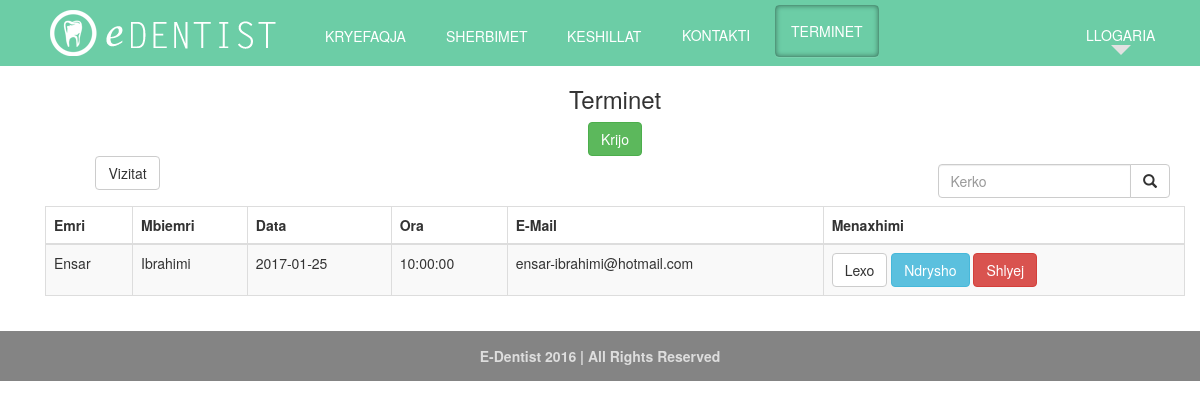
Screenshot of /index.php?faqe=terminet (signed in) with the database file from the repository.
### tables this page shows
CREATE TABLE `user` (
  `user_id` int(11) NOT NULL,
  `username` varchar(100) NOT NULL,
  `password` varchar(100) NOT NULL,
  `name` varchar(100) NOT NULL,
  `surname` varchar(100) NOT NULL,
  `email` varchar(100) NOT NULL,
  `admin` tinyint(1) NOT NULL
);

CREATE TABLE `termini` (
  `id_termini` int(11) NOT NULL,
  `date` date NOT NULL,
  `time` time NOT NULL,
  `id_users` int(11) NOT NULL
);

### terminet.php (the view, shortened to what this page needs)
<?php
if(!isset($_SESSION['logged_in']))
 {
     $message = "Nuk jeni i lloguar.";
     echo "<script type='text/javascript'>alert('$message');</script>" ;
      header("refresh:0 url=index.php");
 }
 else{
 $date = date("Y-m-d");
?>
<div class="container">
            <div class="row">
                <h3 >Terminet</h3>
                <a href="?faqe=create" class="btn btn-success ">Krijo</a>
            </div>
     <div class="row">
          <div class="col-sm-2">
              <a class="btn btn-default" href="?faqe=historiku" >Vizitat</a>
                            </div>
                   <div class="col-sm-3 col-md-3 pull-right ">
                       <form class="navbar-form" role="search" action="CRUD/search.php" method="POST">
        <div class="input-group">
            <input type="text" class="form-control" placeholder="Kerko" name="srch-term" id="srch-term">
            <div class="input-group-btn">
                <button class="btn btn-default" type="submit"><i class="glyphicon glyphicon-search"></i></button>
            </div>
        </div>
        </form>
        </div>
            </div>
                <table class="table table-striped table-bordered">
                  <thead>
                    <tr>
                      <th>Emri</th>
                      <th>Mbiemri</th>
                      <th>Data</th>
                      <th>Ora</th>
                      <th>E-Mail</th>
                      <th>Menaxhimi</th>
                    </tr>
                  </thead>
                  <tbody>
                  <?php
 $selektimi = "SELECT u.user_id, u.name, u.surname, t.date, t.time, u.email, t.id_termini, u.username FROM user AS u INNER JOIN termini AS t ON u.user_id=t.id_users WHERE t.date >='".$date."' AND u.username LIKE '".$_SESSION['username']."'  ORDER BY `t`.`date` ASC, t.time ASC";
		$result = mysql_query($selektimi) or die ('invalid query:'. mysql_error());
                       while($row = mysql_fetch_array($result))
		{
			list($user_id, $name, $surname,  $date, $time, $email, $termini_id )=$row;
			echo '  <tr>';
			echo '<td>'.$name.'</td>';
			echo '<td>'.$surname.'</td>';
			echo '<td>'.$date.'</td>';
			echo '<td>'.$time.'</td>';
			echo '<td>'.$email.'</td>';
                        echo '<td><a class="btn btn-default" href="CRUD/read.php?id='.$termini_id.'" >Lexo</a>';
                        echo '<a class="btn btn-info   " href="CRUD/update.php?id='.$termini_id.'" >Ndrysho</a>';
                        echo '<a class="btn btn-danger" href="CRUD/delete.php?id='.$termini_id.'" >Shlyej</a></td>';
			echo '  </tr>';
		}
                  ?>
                  </tbody>
            </table>
        </div>
    </div>
 <?php
 }

### css/mystyle.css (style rules this page uses)
body { color: #666666; margin : 0px; font-family:"Letter Gothic Bold", Letter Gothic, sans-serif; background-color: #CCCCCC; }

### rows the page displays
user: name "Ensar", surname "Ibrahimi", termini.date "2017-01-25", termini.time "10:00:00", email "ensar-ibrahimi@hotmail.com"
